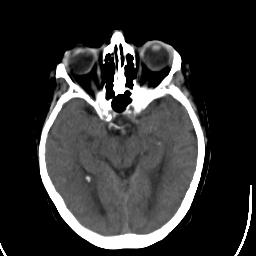
#> input picture data/raw/AANLIB/CT-MRI/test/CT/16010.png, 256 x 256 px
$ python -i thesis_enhance_images.py   (imports and definitions only)
#> lines starting #> are read from the running program, lines starting #| are printed output that depends on the picture
"""
thesis_enhance_images.py
========================
Thesis-quality enhancement for diffusion-model fused medical images.

What it does (in order, per image):
  1. Backup original (first run only) → <folder>_original_backup/
  2. NLMeans denoising  – removes the diffusion "dot" noise
  3. Bilateral filter   – smooths flat regions, keeps edges
  4. Unsharp mask       – restores / boosts edge definition
  5. Percentile clip    – ensures full dynamic range is used

Colour images (spect_mri, pet_mri  →  fused_colored):
  Processing happens ONLY on the L channel of LAB colour space so
  hue and saturation are never touched.

Grayscale images (ct_mri → fused_hq):
  Standard single-channel pipeline.

Usage
-----
  python thesis_enhance_images.py            # enhance all three modalities
  python thesis_enhance_images.py --dry-run  # preview paths, no writes
  python thesis_enhance_images.py --restore  # copy backups back (undo)
"""

import argparse
import shutil
import sys
from pathlib import Path

import cv2
import numpy as np

# ── folder targets ────────────────────────────────────────────────────────────
BASE = Path(__file__).resolve().parent
AANLIB = BASE / "outputs" / "models" / "diffusion" / "images" / "aanlib"

TARGETS = [
    # (folder, is_color)
    (AANLIB / "spect_mri" / "test" / "fused_colored",  True),
    (AANLIB / "pet_mri"   / "test" / "fused_colored",  True),
    (AANLIB / "ct_mri"    / "test" / "fused_hq",       False),
]

# ── enhancement parameters ────────────────────────────────────────────────────
# NLMeans – removes diffusion noise dots without blurring edges
NLM_H              = 5     # denoising strength (lower = gentler)
NLM_TEMPLATE_WIN   = 7     # patch size
NLM_SEARCH_WIN     = 21    # search window

# Bilateral – smooths flat regions, hard-preserves edges
BIL_D              = 5     # pixel-neighbourhood diameter
BIL_SIGMA_COLOR    = 20    # colour tolerance  (higher = more smoothing)
BIL_SIGMA_SPACE    = 5     # spatial extent

# Unsharp mask – edge / detail boost
USM_SIGMA          = 1.2   # blur radius for the mask
USM_STRENGTH       = 0.50  # how much of the high-freq detail to add back
                            # (0.5 = visually crisp; keep ≤ 0.7 to avoid haloes)

# ── helpers ───────────────────────────────────────────────────────────────────

# [17 lines left out: functions backup_folder, restore_folder, not called in this run]


def percentile_stretch_u8(u8: np.ndarray, lo: float = 0.5, hi: float = 99.5) -> np.ndarray:
    """Stretch contrast so the image uses the full 0-255 range."""
    p_lo, p_hi = np.percentile(u8, [lo, hi])
    if p_hi <= p_lo + 1:
        return u8
    stretched = (u8.astype("float32") - p_lo) / (p_hi - p_lo) * 255.0
    return np.clip(stretched, 0, 255).round().astype("uint8")


def enhance_channel(ch: np.ndarray) -> np.ndarray:
    """
    Apply the full noise-removal + sharpening pipeline to a single
    uint8 grayscale channel.
    """
    # Step 1: NLMeans – kills the diffusion dot noise
    ch = cv2.fastNlMeansDenoising(
        ch,
        h=NLM_H,
        templateWindowSize=NLM_TEMPLATE_WIN,
        searchWindowSize=NLM_SEARCH_WIN,
    )

    # Step 2: Bilateral – smooths flat areas, preserves edges
    ch = cv2.bilateralFilter(ch, d=BIL_D, sigmaColor=BIL_SIGMA_COLOR, sigmaSpace=BIL_SIGMA_SPACE)

    # Step 3: Unsharp mask – add back high-frequency edge detail
    f = ch.astype("float32") / 255.0
    blurred = cv2.GaussianBlur(f, (0, 0), sigmaX=USM_SIGMA)
    sharpened = np.clip(f + USM_STRENGTH * (f - blurred), 0.0, 1.0)
    ch = (sharpened * 255.0).round().astype("uint8")

    # Step 4: Percentile stretch – ensure full dynamic range
    ch = percentile_stretch_u8(ch)

    return ch


def enhance_color_image(path: Path) -> np.ndarray:
    """
    Load a BGR colour image and enhance it while keeping hue/saturation
    untouched (only the L channel of LAB is processed).
    """
#> called with path = 'data/raw/AANLIB/CT-MRI/test/CT/16010.png'
    bgr = cv2.imread(str(path), cv2.IMREAD_COLOR)
#> bgr is the input picture: shape (256, 256, 3); min 0, max 255, mean 49.1
    if bgr is None:
        raise ValueError(f"Cannot read: {path}")

    # Convert to LAB (L: 0-255, A/B: 0-255 in uint8 OpenCV convention)
    lab = cv2.cvtColor(bgr, cv2.COLOR_BGR2LAB)
#> lab: shape (256, 256, 3); mean of channels 0, 1, 2 51.2, 128, 128
    L, A, B = cv2.split(lab)
#> A: shape (256, 256); every value is 128

    # Enhance only the L (luminance) channel
    L_enh = enhance_channel(L)
#> in enhance_channel, `blurred = cv2.GaussianBlur(f, (0, 0), sigmaX=USM_SIGMA)`:
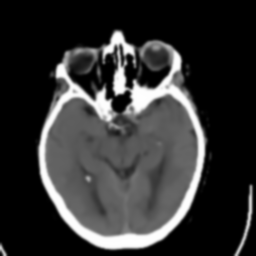
#> blurred: shape (256, 256) float32; min 0, max 0.996, mean 0.2
#> in percentile_stretch_u8, `p_lo, p_hi = np.percentile(u8, [lo, hi])`: p_lo = 0; p_hi = 255

    lab_enh = cv2.merge([L_enh, A, B])
#> lab_enh: shape (256, 256, 3); mean of channels 0, 1, 2 50.8, 128, 128
    bgr_enh = cv2.cvtColor(lab_enh, cv2.COLOR_LAB2BGR)
    return bgr_enh


# [76 lines left out: functions enhance_gray_image, process_folder, main, not called in this run]


# [2 lines not run here, left out]

>>> result = enhance_color_image('data/raw/AANLIB/CT-MRI/test/CT/16010.png')

$ run again, on data/raw/AANLIB/CT-MRI/test/MRI/16013.png
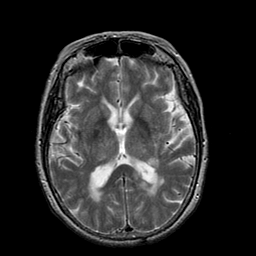
#> input picture data/raw/AANLIB/CT-MRI/test/MRI/16013.png, 256 x 256 px
#> in enhance_color_image, bgr is the input picture: shape (256, 256, 3); min 0, max 255, mean 43
#> lab: shape (256, 256, 3); mean of channels 0, 1, 2 45.7, 128, 128
#> A: shape (256, 256); every value is 128
#> in enhance_channel, `blurred = cv2.GaussianBlur(f, (0, 0), sigmaX=USM_SIGMA)`:
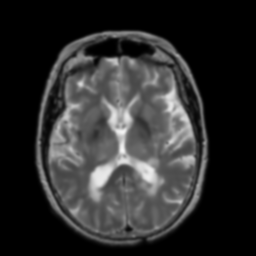
#> blurred: shape (256, 256) float32; min 0, max 0.965, mean 0.178
#> in enhance_channel, `sharpened = np.clip(f + USM_STRENGTH * (f - blurred), 0.0, 1.0)`:
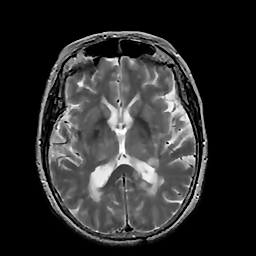
#> sharpened: shape (256, 256) float32; min 0, max 1, mean 0.179
#> p_lo = 0; p_hi = 234
#> lab_enh: shape (256, 256, 3); mean of channels 0, 1, 2 49.6, 128, 128

$ run again, on data/raw/AANLIB/CT-MRI/test/MRI/2004.png
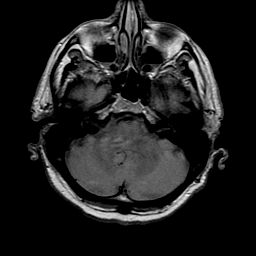
#> input picture data/raw/AANLIB/CT-MRI/test/MRI/2004.png, 256 x 256 px
#> in enhance_color_image, bgr is the input picture: shape (256, 256, 3); min 0, max 255, mean 30.6
#> lab: shape (256, 256, 3); mean of channels 0, 1, 2 32.4, 128, 128
#> A: shape (256, 256); every value is 128
#> in enhance_channel, `sharpened = np.clip(f + USM_STRENGTH * (f - blurred), 0.0, 1.0)`:
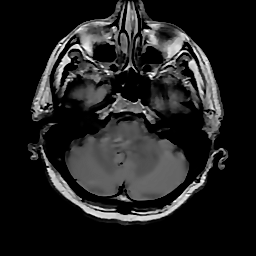
#> sharpened: shape (256, 256) float32; min 0, max 1, mean 0.128
#> p_lo = 0; p_hi = 219
#> in percentile_stretch_u8, `return np.clip(stretched, 0, 255).round().astype("uint8")`:
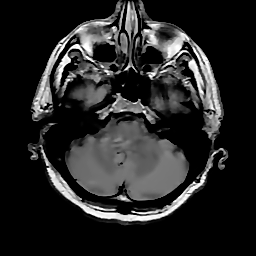
#> returned value: shape (256, 256); min 0, max 255, mean 37.8
#> lab_enh: shape (256, 256, 3); mean of channels 0, 1, 2 37.8, 128, 128

$ run again, on data/raw/AANLIB/CT-MRI/train/CT/16004.png
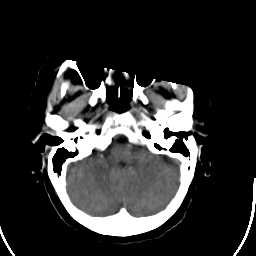
#> input picture data/raw/AANLIB/CT-MRI/train/CT/16004.png, 256 x 256 px
#> in enhance_color_image, bgr is the input picture: shape (256, 256, 3); min 0, max 255, mean 47.6
#> lab: shape (256, 256, 3); mean of channels 0, 1, 2 48.9, 128, 128
#> A: shape (256, 256); every value is 128
#> in enhance_channel, `blurred = cv2.GaussianBlur(f, (0, 0), sigmaX=USM_SIGMA)`:
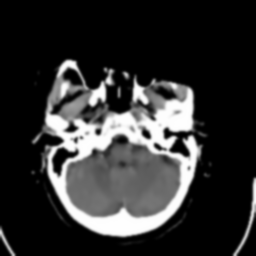
#> blurred: shape (256, 256) float32; min 0, max 0.996, mean 0.191
#> p_lo = 0; p_hi = 255
#> lab_enh: shape (256, 256, 3); mean of channels 0, 1, 2 48.7, 128, 128
